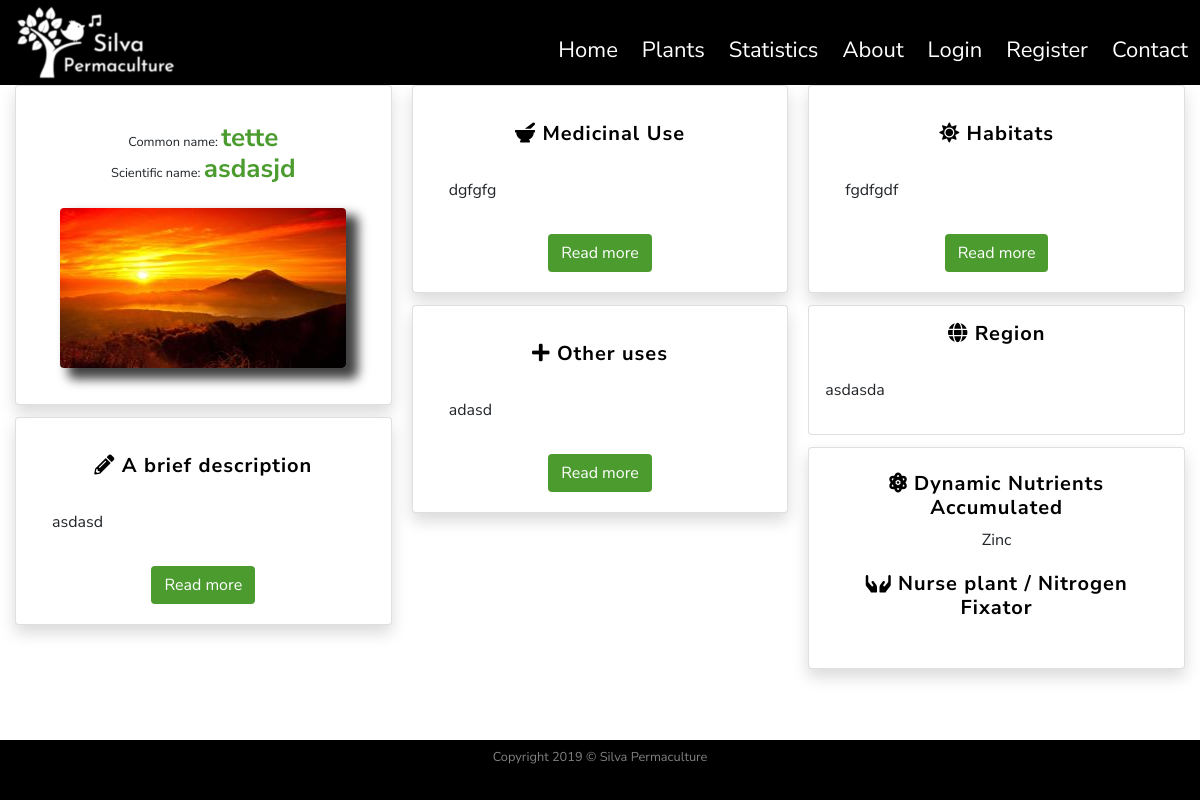
Before: /plants/5 with the older database file.
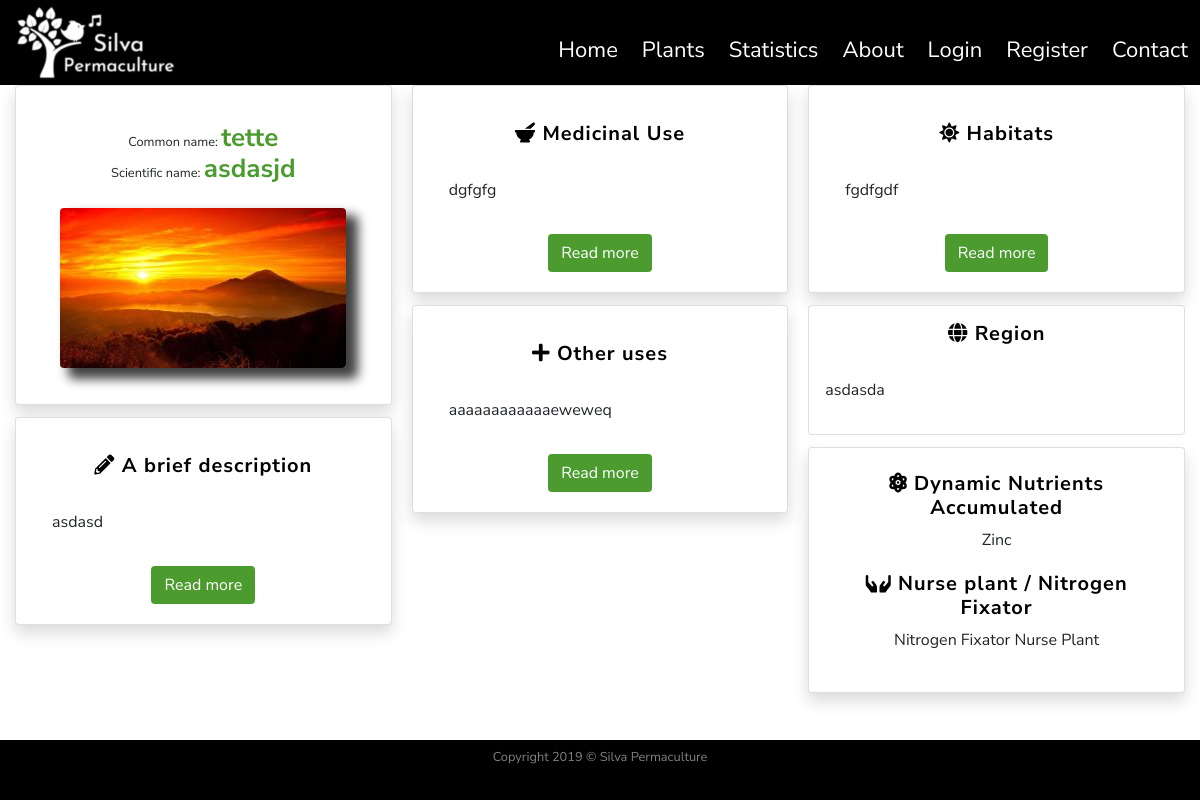
After: the same page with the newer database file.
### silvapermaculture/models.py (models this page shows, shortened)
class SearchitMixin(object):
    @classmethod
    def search(cls, expression, page, per_page):
        ids, total = search_index(cls.__tablename__, expression, page, per_page)
        if total == 0:
            return cls.query.filter_by(id=0), 0
        when = []
        for i in range(len(ids)):
            when.append((ids[i],i))
        return cls.query.filter(cls.id.in_(ids)).order_by(
            db.case(when, value=cls.id)), total

class Plants(SearchitMixin, db.Model):
    __searchit__ = ['common_name', 'botanical_name', 'medicinal', 'region']
    id = db.Column(db.Integer, primary_key=True)
    common_name = db.Column(db.String(40), nullable=False)
    botanical_name = db.Column(db.String(80), unique=True, nullable=False)
    short_description = db.Column(db.Text, nullable=False)
    medicinal = db.Column(db.Text, nullable=False)
    other_uses = db.Column(db.Text, nullable=False)
    habitats = db.Column(db.Text, nullable=False)
    region = db.Column(db.Text, nullable=False)
    image_file = db.Column(db.String(20), default='default_plant_pic.jpg')
    date_added = db.Column(db.DateTime, nullable=False, default=datetime.utcnow)
    user_id = db.Column(db.Integer, db.ForeignKey('user.id'), nullable=False)
    dna = db.relationship('DNA', secondary = plants_dna_table)  # Dynamic_Nutrient_Accumulated
    nfn = db.relationship('NFN', secondary = plants_nfn_table)  # Nitrogen_Fixers_Nursing

class DNA(SearchitMixin, db.Model):
    __searchit__ = ['element']
    id = db.Column(db.Integer, primary_key=True)
    element = db.Column(db.String(15))
    def __repr__(self):
        return '{}'.format(self.element)

class NFN(SearchitMixin, db.Model):
    __searchit__ = ['plant_extra']
    id = db.Column(db.Integer, primary_key=True)
    plant_extra = db.Column(db.String(40))
    def __repr__(self):
        return '{}'.format(self.plant_extra)

### silvapermaculture/routes.py (the view)
@app.route("/plants/<int:plant_id>")
def plant(plant_id):
    plant = Plants.query.get_or_404(plant_id)
    return render_template('plant.html', title=plant.common_name, plant=plant)

### silvapermaculture/templates/plant.html (shortened to what this page needs)
{% extends "layout.html" %}
    {% block content %}
        <div class="row">
            <div class="col-12">
                <div class="card-columns">
           <div class="card shadow text-center">
            <div class="card-body">
              <h1 class="my-2 py-2 text-center small">Common name: <span class="titles">{{ plant.common_name }}</span><br/>
                Scientific name: <span class="titles">{{ plant.botanical_name }} </span></h1>
              <img class="img-fluid rounded my-3 d-block mx-auto" id="plantShadow" src="{{ url_for('static', filename='img/plants/' + plant.image_file) }}"  alt="Default plant image"/>
            </div>
          </div>
          <div class="card shadow text-center">
            <div class="card-body">
              <h3 class="my-3 infoPlantHeadings"><i class="fas fa-pencil-alt"></i> A brief description </h3>
              <p class="text-justify p-3">{{ plant.short_description|truncate(100, true, "...") }}</p>
                    <button type="button" class="btn btn-readmore" data-toggle="modal" data-target="#briefDescription">
                      Read more
                    </button>
            </div>
          </div>
          <div class="card shadow text-center">
                <div class="card-body">
                    <h3 class="my-3 infoPlantHeadings"><i class="fas fa-mortar-pestle"></i> Medicinal Use</h3>
                    <p class="text-justify p-3">{{ plant.medicinal|truncate(100, true, "...") }}</p>
                    <button type="button" class="btn btn-readmore" data-toggle="modal" data-target="#Medicinal">
                      Read more
                    </button>
                </div>
          </div>
          <div class="card shadow text-center">
            <div class="card-body">
              <h3 class="my-3 infoPlantHeadings"><i class="fas fa-plus"></i> Other uses</h3>
              <p class="text-justify p-3">{{ plant.other_uses|truncate(100, true, "...") }}</p>
                    <button type="button" class="btn btn-readmore" data-toggle="modal" data-target="#otherUses">
                      Read more
                    </button>
            </div>
          </div>
          <div class="card shadow text-center">
            <div class="card-body">
              <h3 class="my-3 infoPlantHeadings"><i class="fas fa-sun"></i> Habitats</h3>
              <p class="text-justify p-3">{{ plant.habitats|truncate(100, true, "...") }}</p>
                    <button type="button" class="btn btn-readmore" data-toggle="modal" data-target="#Habitats">
                      Read more
                    </button>
            </div>
          </div>
          <div class="card text-center">
            <h3 class="my-3 infoPlantHeadings"><i class="fas fa-globe"></i> Region</h3>
             <p class="text-justify p-3">{{ plant.region }}</p>
          </div>
          <div class="card shadow text-center">
            <div class="card-body">
              <h3 class="my-1 infoPlantHeadings"><i class="fas fa-atom"></i> Dynamic Nutrients Accumulated</h3>
                    <p class="text-center p-1">
                        {% for element in plant.dna %}
                        {{ element }}
                        {% endfor %}
                    </p>
              <h3 class="my-1 infoPlantHeadings"><i class="fas fa-hands"></i> Nurse plant / Nitrogen Fixator</h3>
                    <p class="text-center p-1">
                        {% for extra in plant.nfn %}
                        {{ extra }}
                        {% endfor %}
                    </p>
            </div>
          </div>
        </div>
            </div>
        </div>
        <div class="row">
            <div class="col-12">
                <div class="my-2 p-2">
                </div>
            </div>
        </div>
    {% endblock content %} #Jinja2 allows to put the name of the block here so to know which block is closing if we have multiple.

Changed rows visible on the page:
changed Plants "tette": other_uses "adasd" → "aaaaaaaaaaaaeweweq"
now on this page (row unchanged): NFN: plant_extra "Nitrogen Fixator"
now on this page (row unchanged): NFN: plant_extra "Nurse Plant"
